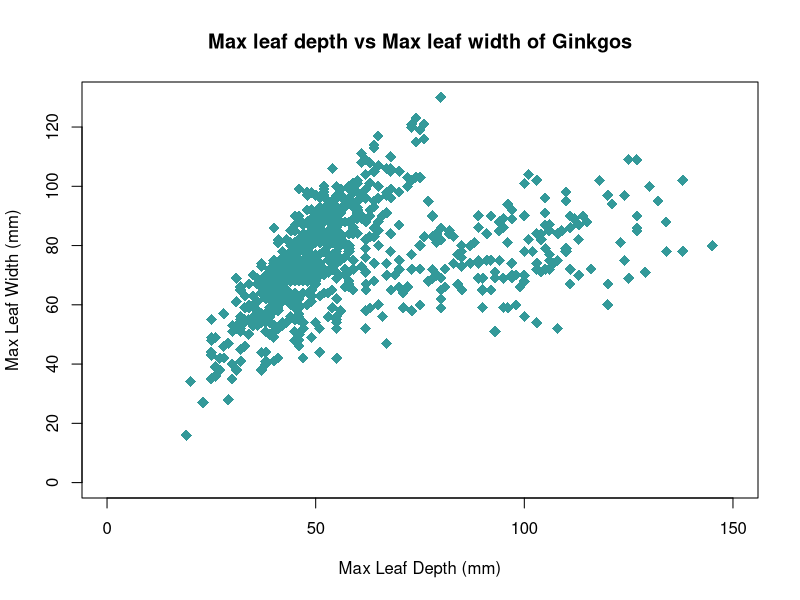
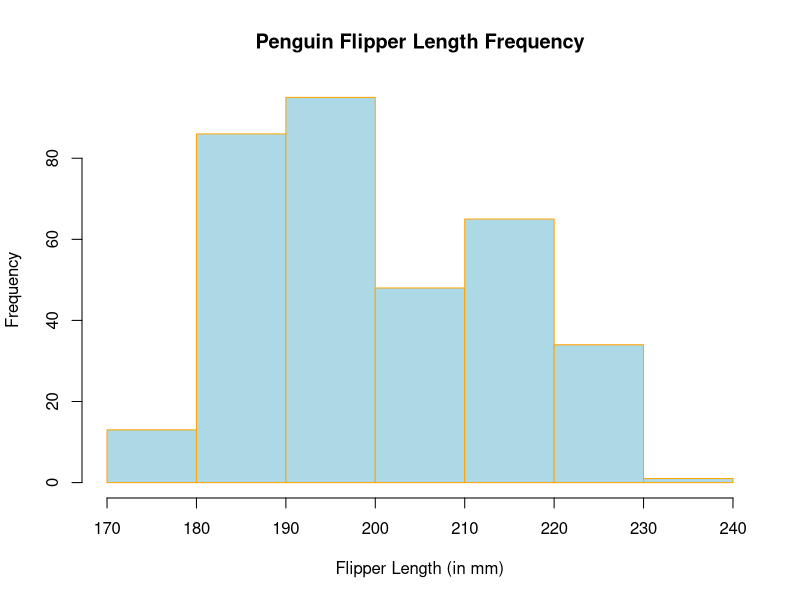
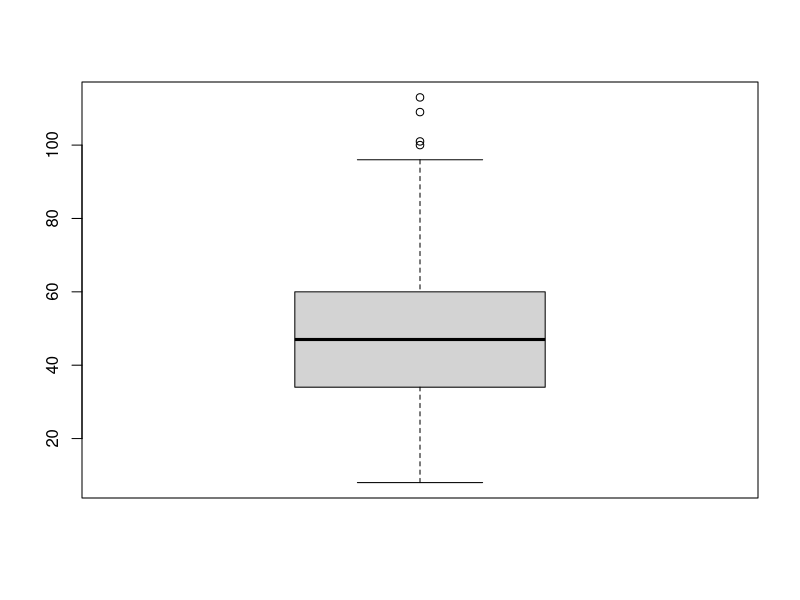
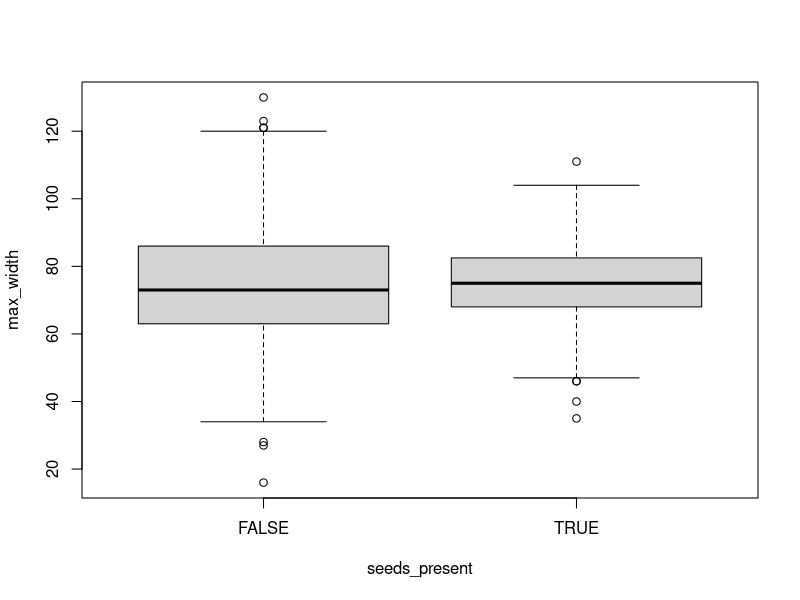
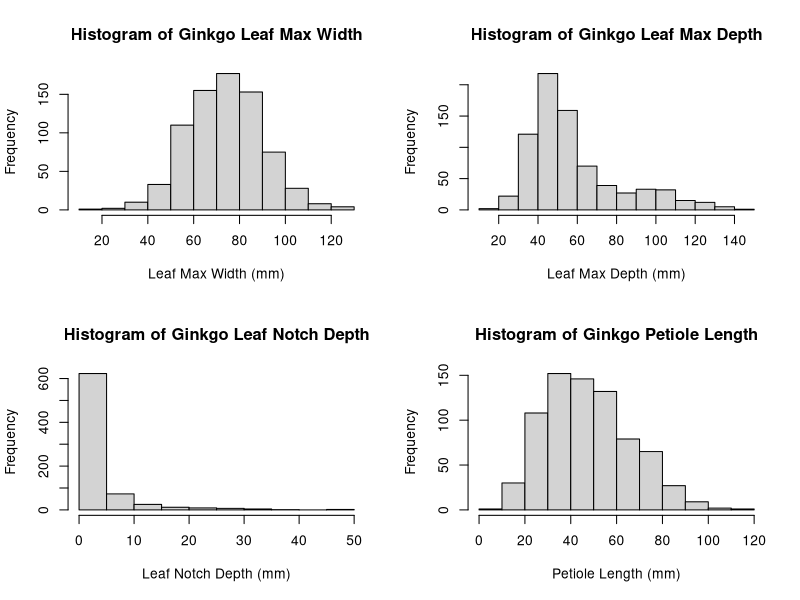

Recreate these plots in R, in order.
## ---- chunk 1
knitr::opts_chunk$set(echo = TRUE)
## ---- chunk 2
#Then we can tell R we want to use these packages with either require() or library()

library(palmerpenguins)
library(here)

#renaming plamerpenguins

penguins <- data.frame(penguins)

summary(penguins)

## ---- chunk 3
##first we use here() which always goes to my base working directory (WD) of my current  R porject
here()
#now we use read.csv to read our .csv file with here to help direct the path. And name the data.frame we just uploaded using = or <-

ginkgo <-read.csv(here("data", "ginkgo_data_2021.csv"))

ginkgo
## ---- chunk 4
num_vec  = c(1, 4, 8, 9, 13)

## Create a vector of characters:
char_vec = c("a", "fish", "data is cool")

## ---- chunk 5
## Typing the name of the vector into the console prints the contents
num_vec

## The print() function accomplishes the same task:
print(char_vec)

## ---- chunk 6
length(num_vec)
## ---- chunk 7
matrix_num_vec<-matrix(data=num_vec,nrow=3,ncol=2)
# Specify number of rows, nrow, and number of columns, ncol
matrix_num_vec

#turning the mnatrix into a dataframe.
df_matrix<-data.frame(matrix_num_vec)

df_matrix
## ---- chunk 8
nrow(ginkgo)
## ---- chunk 9
ncol(ginkgo)
## ---- chunk 10
dim(ginkgo)
## ---- chunk 11
#data.frame$name of column you would like to subset

Gpetiole_length<-ginkgo$petiole_length

Gpetiole_length

## ---- chunk 12
# select first row of the ginkgo data by position

ginkgo[1,]

# select the element in row 2, column 3

ginkgo[[3,2]]

#select the 3rd column of the ginkgo data

ginkgo[3]

## ---- chunk 13
subset(penguins,species=="Adelie")
## ---- chunk 14
summary(penguins)

# we get the summary of categorical and numerical values for each column 
## ---- chunk 15
#here we calculate the mean of bill length in mm for all penguins in the penguin data set 
# We have to add na.rm = TRUE to exclude the missing data points from our computations 
# If we don't do this it will return NA to us
mean(penguins$body_mass_g,na.rm = TRUE)
## ---- chunk 16
#again we have to use na.rm = TRUE here to return results
sd(penguins$body_mass_g,na.rm = TRUE)

## ---- chunk 17
# plot() is the generic function in r 
# plot(y-axis~x-axis , data=)
#col = color of the plot symbol
#pch = plotting symbol 
#cex = the number determines the size of text to symbols should be scaled 
#main = title 
#xlab = the name of the x-axis 
#ylab = the name of the y-axis 
#xlim = x-axis limits 
#ylim = y-axis limits 

plotleafxleaf<-plot(max_width~max_depth,data=ginkgo, main="Max leaf depth vs Max leaf width of Ginkgos",
   xlab="Max Leaf Depth (mm)", ylab="Max Leaf Width (mm)", pch=18, col="#339999", cex= 1.5, xlim=c(0,150), ylim=c(0,130) )

 
## ---- chunk 18

hist(
  penguins$flipper_length_mm,
  main = "Penguin Flipper Length Frequency",
  col = "lightblue",
  border = "orange",
  xlab = "Flipper Length (in mm)",
  breaks= 8)

## ---- chunk 19
boxplot(ginkgo$petiole_length)
## ---- chunk 20
boxplot(max_width ~ seeds_present, data = ginkgo)
## ---- chunk 21
par(mfrow = c(2, 2))
hist(
ginkgo$max_width,
main = "Histogram of Ginkgo Leaf Max Width",
xlab = "Leaf Max Width (mm)")
hist(
ginkgo$max_depth,
main = "Histogram of Ginkgo Leaf Max Depth",
xlab = "Leaf Max Depth (mm)")
hist(
ginkgo$notch_depth,
main = "Histogram of Ginkgo Leaf Notch Depth",
xlab = "Leaf Notch Depth (mm)"
)
hist(ginkgo$petiole_length,
main = "Histogram of Ginkgo Petiole Length",
xlab = "Petiole Length (mm)"
)

## ---- chunk 22
dnorm(2,1.5,1)
## ---- chunk 23
pnorm(2,1.5,1)
## ---- chunk 24
qnorm(.95,1.5,1)
## ---- chunk 25
dbinom(2,10,.6)
## ---- chunk 26
pbinom(2,10,.6)
## ---- chunk 27
dbinom(2,10,.6)
